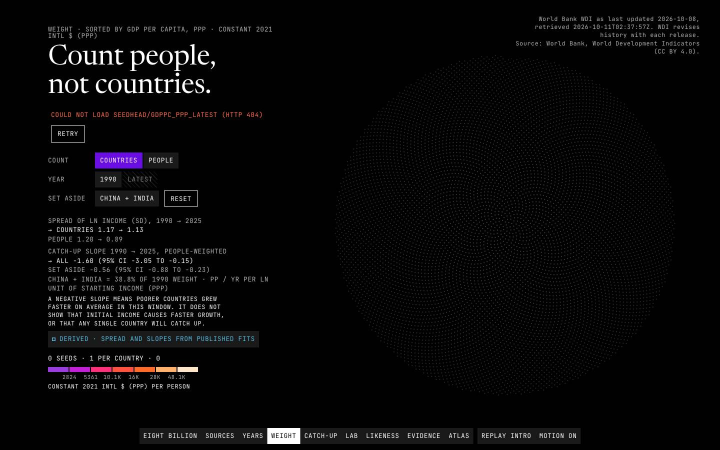
#> input picture artifacts/evidence/fix-a/probes/extra/silent-seedhead_gdppc_ppp_latest-weight.jpg, 1440 x 900 px, given in place of 06-futures-a-busier.png, which was not available (shown at 1/2 size)
$ python compose_sheet.py
#> lines starting #> are read from the running program, lines starting #| are printed output that depends on the picture; pictures that were not available may be replaced by others from this repository, and a replacement may not be noted
"""Composes distinctness-sheet.png at contact-sheet scale (ED #17: 240px-tall frames), 3 x 2:
P01 real frame | P02 real S00 frame (orb) | P03 G0 reconstruction from its spec
P04 S00 sketch | P05 S00 sketch (D) | P05 S03b sketch (D)
plus the P05 mobile S00 sketch in a narrow third row tile. Run: uv run --with pillow python design/sketches/compose_sheet.py
"""
from pathlib import Path

from PIL import Image, ImageDraw

HERE = Path(__file__).parent
PJ = HERE / "../../.."
tiles = [
    (PJ / "01-atlas-human-mobility/artifacts/evidence/stage-b3/1440x900/06-futures-a-busier.png", "P01 REAL FRAME: STROKED RING OF NODES"),
    (PJ / "02-market-microstructure-lab/artifacts/evidence/stage-a/1440x900/00-s00-t1250.png", "P02 REAL FRAME: ELECTRIC ORB, S00"),
    (HERE / "p03-g0-reconstruction.png", "P03 G0 SOLAR ORB (RECONSTRUCTED FROM SPEC)"),
    (PJ / "04-pulse-energy-grid/design/sketches/rose-s00-d.png", "P04 SKETCH: THE DAY ROSE, S00"),
    (HERE / "seed-s00-d.png", "P05 SKETCH: THE SEED HEAD, S00 (REAL WDI)"),
    (HERE / "seed-s03b-d.png", "P05 SKETCH: S03B WEIGHT (REAL WDI)"),
]
W, H, LAB = 384, 240, 18
sheet = Image.new("RGB", (3 * W + 4 * 8 + 244, 2 * (H + LAB) + 3 * 8), "#111")
#> sheet: PIL image 1428x540 RGB; every value is 17
d = ImageDraw.Draw(sheet)
for i, (p, label) in enumerate(tiles):
    x, y = 8 + (i % 3) * (W + 8), 8 + (i // 3) * (H + LAB + 8)
    sheet.paste(Image.open(p).convert("RGB").resize((W, H), Image.LANCZOS), (x, y + LAB))
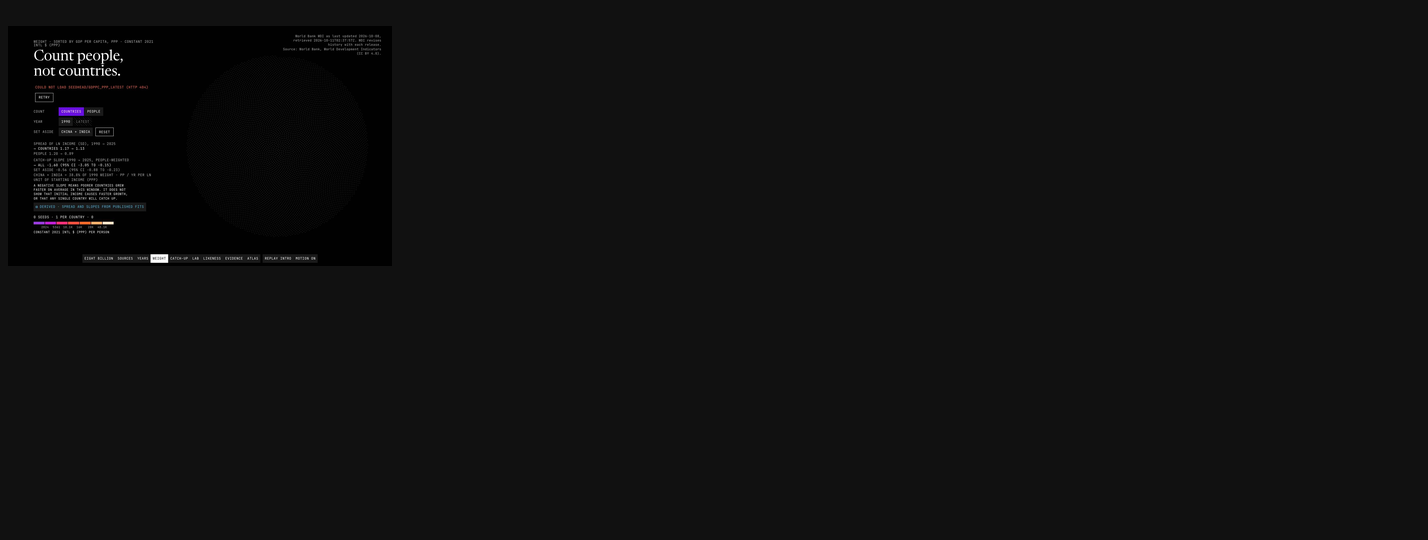
#> sheet: PIL image 1428x540 RGB; mean R, G, B 16, 16, 16
#> pass 3 of the loop `for i, (p, label) in enumerate(tiles):`:
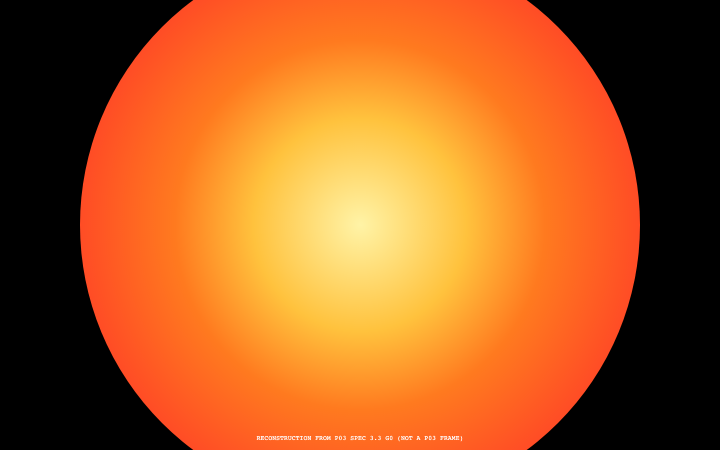
#> input picture design/sketches/p03-g0-reconstruction.png, 1440 x 900 px (shown at 1/2 size)
#> `sheet.paste(Image.open(p).convert("RGB").resize((W, H), Image.LANCZOS)..`:
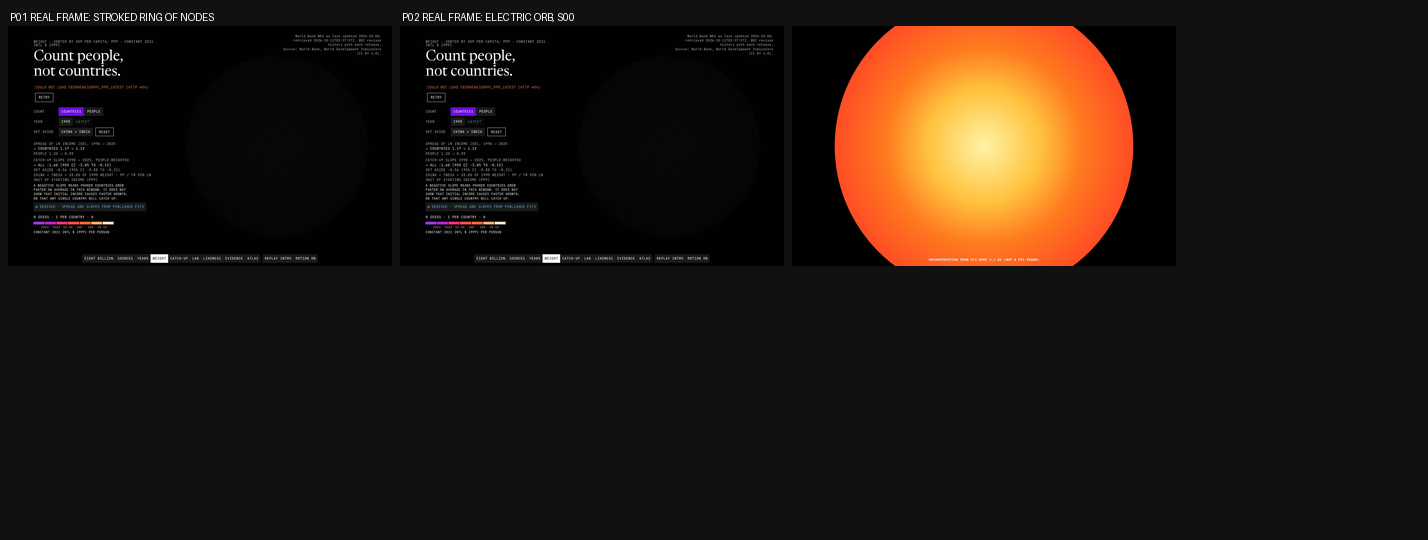
#> sheet: PIL image 1428x540 RGB; mean R, G, B 34.1, 24.3, 17.2
#> the loop made 6 passes; the first 3 are shown
    d.text((x + 2, y + 3), label, fill="#fff")
m = Image.open(HERE / "seed-s00-m.png").convert("RGB")
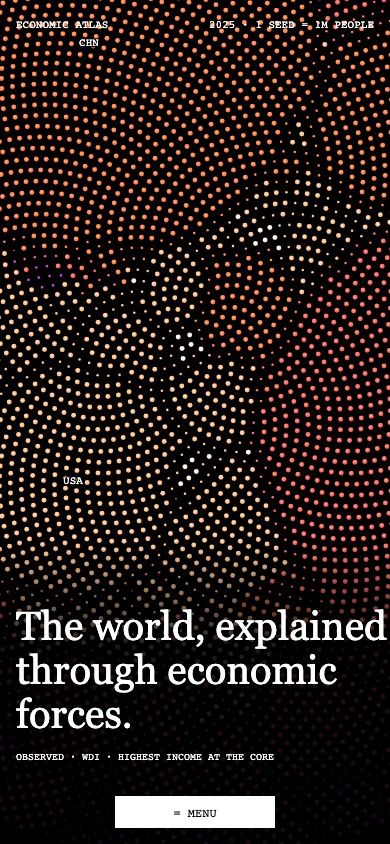
#> input picture design/sketches/seed-s00-m.png, 390 x 844 px
#> m is the input picture: PIL image 390x844 RGB; mean R, G, B 39.2, 28.2, 23
mh = 2 * (H + LAB) - LAB + 8
mw = round(m.width * mh / m.height)
#> mw = 234
x = 8 + 3 * (W + 8)
sheet.paste(m.resize((mw, mh), Image.LANCZOS), (x, 8 + LAB))
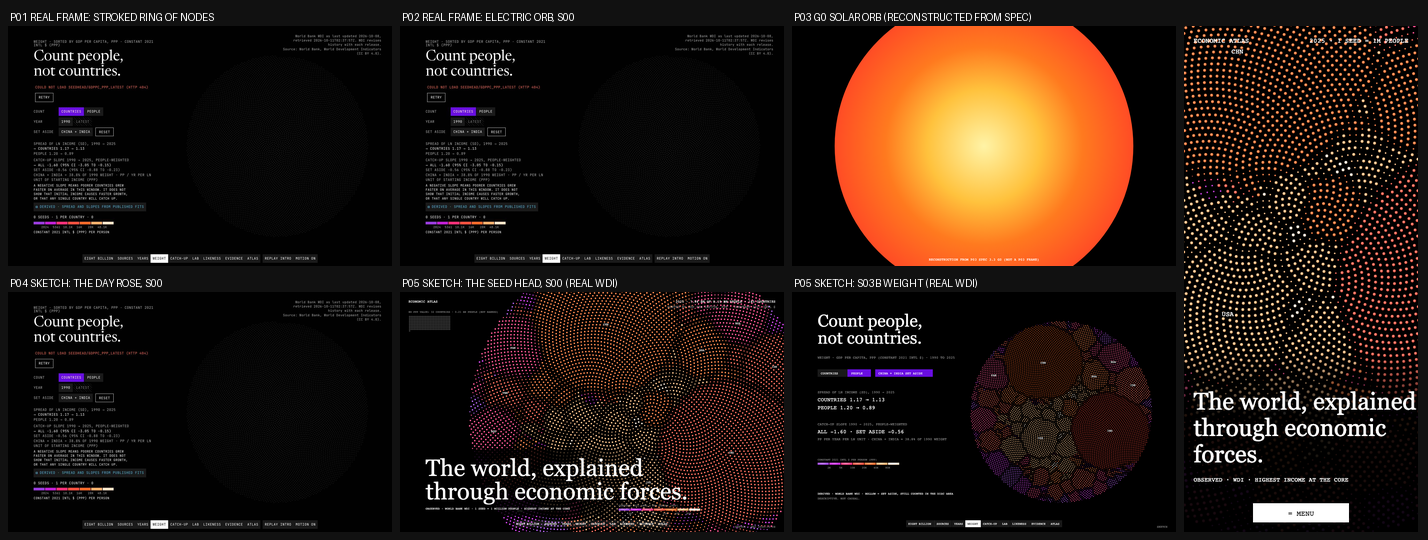
#> sheet: PIL image 1428x540 RGB; mean R, G, B 39.7, 25.6, 17.7
d.text((x + 2, 11), "P05 S00 M", fill="#fff")
sheet.save(HERE / "distinctness-sheet.png")
print("sheet", sheet.size)
#| sheet (1428, 540)
